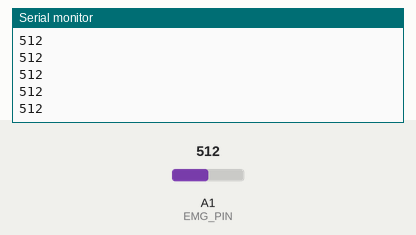
Bench run of a sketch on a simulated Arduino Uno, built with avr-gcc and run on an emulated ATmega328P. Shown: the last lines printed to the serial monitor. The test bench sets the inputs (shaded band); at power-on: A1 (EMG_PIN) = 512.

Above: at 1.2 s.
1.3 s: A1 (EMG_PIN) set to 716
At 1.9 s:
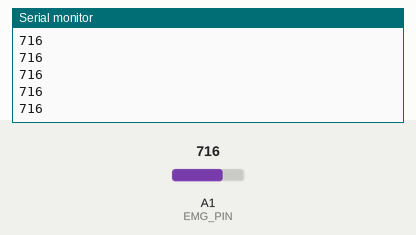
2.8 s: A1 (EMG_PIN) set to 900
At 3.9 s:
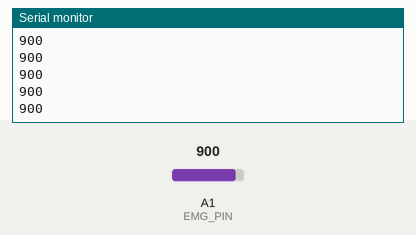
Timing chart, 0 to 5.8 s (numbered marks = the images above; inputs shaded):
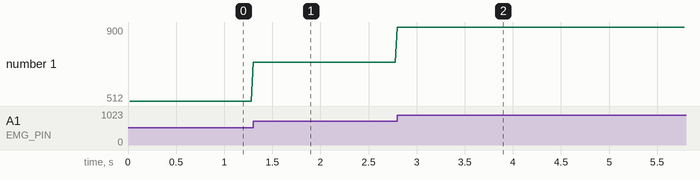

The sketch:

myo2.ino
```cpp
/*
 * EMG RAW Data Collector for KIT0012 / MyoWare Sensor
 * Sampling Rate: 100 Hz (Fixed Interval = 10,000 us)
 * Baud Rate: 115200
 * Output Format: Single Raw ADC Value (0 - 1023)
 */

#define EMG_PIN          A1       // Chân Analog cắm tín hiệu SIG từ sensor
#define SAMPLE_RATE_HZ   50      // Tần số lấy mẫu 100Hz
#define BAUD_RATE        9600   // Tốc độ truyền Serial

unsigned long lastSampleTime = 0;
const unsigned long SAMPLE_INTERVAL_US = 1000000UL / SAMPLE_RATE_HZ; // 10,000 microseconds

void setup() {
  // Khởi tạo cổng Serial tốc độ cao
  Serial.begin(BAUD_RATE);
  pinMode(EMG_PIN, INPUT);

  // Chờ cổng Serial mở hoàn toàn (đặc biệt cần thiết cho Mac/Linux)
  while (!Serial) {
    delay(10);
  }
}

void loop() {
  unsigned long now = micros();
  if (now - lastSampleTime >= SAMPLE_INTERVAL_US) {
    lastSampleTime += SAMPLE_INTERVAL_US;

    int rawVal = analogRead(EMG_PIN);

    // Nếu tín hiệu sát 0, ta có thể cộng thêm một mức Offset nền (ví dụ +50)
    // để đồ thị nâng lên giữa màn hình cho dễ nhìn
    int visualVal = rawVal;

    Serial.println(visualVal);
  }
}
```

Measured:
- after the input at 1.3 s, the serial monitor: prints a new line at once (image 1)
- after the input at 2.8 s, the serial monitor: prints a new line at once (image 2)
- plotted number 1: 512 → 716 after the input at 1.3 s, 716 → 900 after the input at 2.8 s
